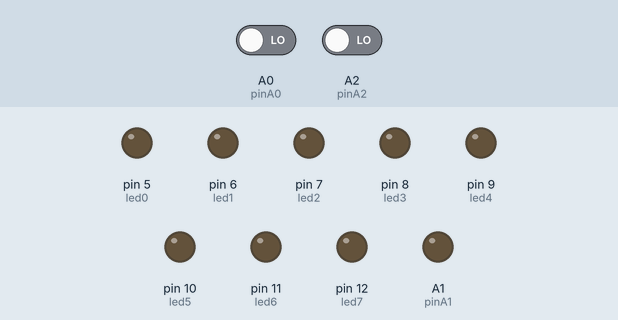
A sketch run on a simulated Arduino Uno, built with avr-gcc and run on an emulated ATmega328P. On the bench: output pins drawn as LEDs (lit = HIGH). Dashed ring = blinking. The test bench sets the inputs (shaded band); at power-on: A0 (pinA0) LOW, A2 (pinA2) LOW.

Above: at 1.2 s.
1.3 s: A0 (pinA0) driven HIGH
At 1.4 s:
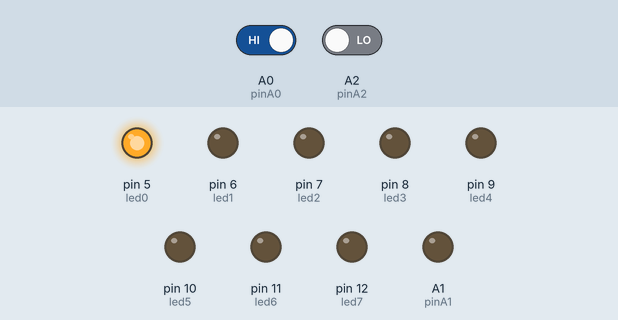
4.3 s: A2 (pinA2) driven HIGH
At 4.6 s:
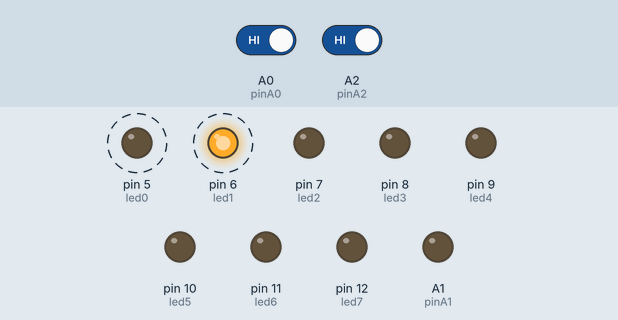
7.3 s: A2 (pinA2) driven LOW
At 7.87 s:
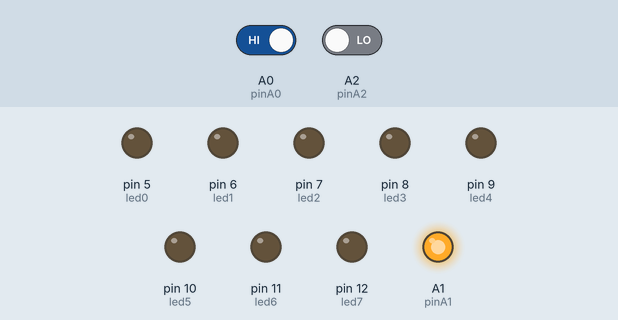
Timing chart, 0 to 10.3 s (numbered marks = the images above; inputs shaded):
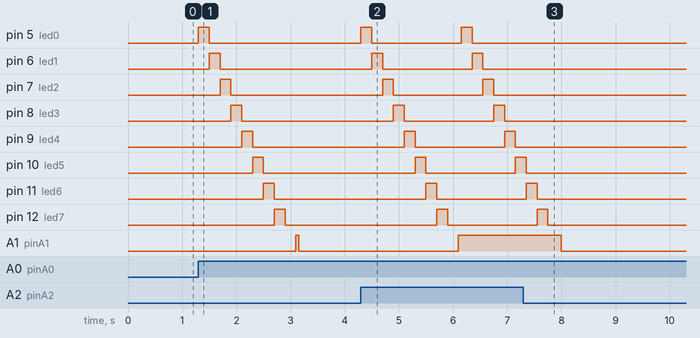

Measured:
- after the input at 1.3 s, pin 5 (led0): LOW → HIGH at once, → LOW 0.20 s later; pin 6 (led1): LOW → HIGH after 0.20 s, → LOW 0.20 s later; pin 7 (led2): LOW → HIGH after 0.40 s, → LOW 0.20 s later; pin 8 (led3): LOW → HIGH after 0.60 s, → LOW 0.20 s later; pin 9 (led4): LOW → HIGH after 0.80 s, → LOW 0.20 s later
- after the input at 4.3 s, pin 5 (led0): alternates HIGH for 0.20 s and LOW for 1.7 s, starting at once; pin 6 (led1): alternates HIGH for 0.20 s and LOW for 1.7 s, starting after 0.20 s
- after the input at 7.3 s, pin 5 (led0), pin 6 (led1), pin 7 (led2), pin 8 (led3), pin 9 (led4): stops changing and stays LOW; pin 10 (led5): goes on until 7.4 s, then stays LOW; pin 11 (led6): goes on until 7.6 s, then stays LOW; pin 12 (led7): goes on until 7.8 s, then stays LOW; A1 (pinA1): HIGH → LOW after 0.70 s

The sketch:

connectar3arduinos.ino
```cpp
/**********************************************************************************
**                                                                               **
**                              Array de 8 LEDs                                  **
**                                                                               **
**                                                                               **
**********************************************************************************/

//********** Includes *************************************************************

//********** Variables ************************************************************
const int led0 = 5;          // donar nom al pin 5 de l’Arduino
const int led1 = 6;          // donar nom al pin 6 de l’Arduino
const int led2 = 7;          // donar nom al pin 7 de l’Arduino
const int led3 = 8;          // donar nom al pin 8 de l’Arduino
const int led4 = 9;          // donar nom al pin 9 de l’Arduino
const int led5 = 10;         // donar nom al pin 10 de l’Arduino
const int led6 = 11;         // donar nom al pin 11 de l’Arduino
const int led7 = 12;         // donar nom al pin 12 de l’Arduino
const int pinA0 = A0;
const int pinA1 = A1;
const int pinA2 = A2;
int comptador = 0;
int valA0;
int valA1;
int valA2;
const long temps=200;


//********** Setup ****************************************************************
void setup()
{
  pinMode(led0, OUTPUT);     // definir el pin 5 com una sortida
  pinMode(led1, OUTPUT);     // definir el pin 6 com una sortida
  pinMode(led2, OUTPUT);     // definir el pin 7 com una sortida
  pinMode(led3, OUTPUT);     // definir el pin 8 com una sortida
  pinMode(led4, OUTPUT);     // definir el pin 9 com una sortida
  pinMode(led5, OUTPUT);     // definir el pin 10 com una sortida
  pinMode(led6, OUTPUT);     // definir el pin 11 com una sortida
  pinMode(led7, OUTPUT);     // definir el pin 12 com una sortida
  pinMode (pinA0, INPUT);
  pinMode (pinA2, INPUT);
  pinMode (pinA1, OUTPUT);

}

//********** Loop *****************************************************************

void loop()
{
  valA0=digitalRead(pinA0);
  valA1=digitalRead(pinA1);
  valA2=digitalRead(pinA2);
  if (valA2==1)
  {
    comptador =0;
    }
    else{}

  if(((valA0==1)||(valA2==1))&&comptador==0){
  comptador++;


  digitalWrite(led0, HIGH);    // posar a 5V el pin 5
  digitalWrite(led1, LOW);    // posar a 5V el pin 6
  digitalWrite(led2, LOW);    // posar a 5V el pin 7
  digitalWrite(led3, LOW);    // posar a 5V el pin 8
  digitalWrite(led4, LOW);    // posar a 5V el pin 9
  digitalWrite(led5, LOW);    // posar a 5V el pin 10
  digitalWrite(led6, LOW);    // posar a 5V el pin 11
  digitalWrite(led7, LOW);    // posar a 5V el pin 12

  delay(temps);                  // es queden leds 500ms encesos

  digitalWrite(led0, LOW);     // posar a 0V el pin 5
  digitalWrite(led1, HIGH);     // posar a 0V el pin 6
  digitalWrite(led2, LOW);     // posar a 0V el pin 7
  digitalWrite(led3, LOW);     // posar a 0V el pin 8
  digitalWrite(led4, LOW);     // posar a 0V el pin 9
  digitalWrite(led5, LOW);     // posar a 0V el pin 10
  digitalWrite(led6, LOW);     // posar a 0V el pin 11
  digitalWrite(led7, LOW);     // posar a 0V el pin 12

  delay(temps);                  // es queden leds 500ms apagats
  digitalWrite(led0, LOW);    // posar a 5V el pin 5
  digitalWrite(led1, LOW);    // posar a 5V el pin 6
  digitalWrite(led2, HIGH);    // posar a 5V el pin 7
  digitalWrite(led3, LOW);    // posar a 5V el pin 8
  digitalWrite(led4, LOW);    // posar a 5V el pin 9
  digitalWrite(led5, LOW);    // posar a 5V el pin 10
  digitalWrite(led6, LOW);    // posar a 5V el pin 11
  digitalWrite(led7, LOW);    // posar a 5V el pin 12
  delay(temps);                  // es queden leds 500ms apagats
  digitalWrite(led0, LOW);    // posar a 5V el pin 5
  digitalWrite(led1, LOW);    // posar a 5V el pin 6
  digitalWrite(led2, LOW);    // posar a 5V el pin 7
  digitalWrite(led3, HIGH);    // posar a 5V el pin 8
  digitalWrite(led4, LOW);    // posar a 5V el pin 9
  digitalWrite(led5, LOW);    // posar a 5V el pin 10
  digitalWrite(led6, LOW);    // posar a 5V el pin 11
  digitalWrite(led7, LOW);    // posar a 5V el pin 12
  delay(temps);                  // es queden leds 500ms apagats
  digitalWrite(led0, LOW);    // posar a 5V el pin 5
  digitalWrite(led1, LOW);    // posar a 5V el pin 6
  digitalWrite(led2, LOW);    // posar a 5V el pin 7
  digitalWrite(led3, LOW);    // posar a 5V el pin 8
  digitalWrite(led4, HIGH);    // posar a 5V el pin 9
  digitalWrite(led5, LOW);    // posar a 5V el pin 10
  digitalWrite(led6, LOW);    // posar a 5V el pin 11
  digitalWrite(led7, LOW);    // posar a 5V el pin 12
  delay(temps);                  // es queden leds 500ms apagats
  digitalWrite(led0, LOW);    // posar a 5V el pin 5
  digitalWrite(led1, LOW);    // posar a 5V el pin 6
  digitalWrite(led2, LOW);    // posar a 5V el pin 7
  digitalWrite(led3, LOW);    // posar a 5V el pin 8
  digitalWrite(led4, LOW);    // posar a 5V el pin 9
  digitalWrite(led5, HIGH);    // posar a 5V el pin 10
  digitalWrite(led6, LOW);    // posar a 5V el pin 11
  digitalWrite(led7, LOW);    // posar a 5V el pin 12
  delay(temps);                  // es queden leds 500ms apagats
  digitalWrite(led0, LOW);    // posar a 5V el pin 5
  digitalWrite(led1, LOW);    // posar a 5V el pin 6
  digitalWrite(led2, LOW);    // posar a 5V el pin 7
  digitalWrite(led3, LOW);    // posar a 5V el pin 8
  digitalWrite(led4, LOW);    // posar a 5V el pin 9
  digitalWrite(led5, LOW);    // posar a 5V el pin 10
  digitalWrite(led6, HIGH);    // posar a 5V el pin 11
  digitalWrite(led7, LOW);    // posar a 5V el pin 12
  delay(temps);                  // es queden leds 500ms apagats
  digitalWrite(led0, LOW);    // posar a 5V el pin 5
  digitalWrite(led1, LOW);    // posar a 5V el pin 6
  digitalWrite(led2, LOW);    // posar a 5V el pin 7
  digitalWrite(led3, LOW);    // posar a 5V el pin 8
  digitalWrite(led4, LOW);    // posar a 5V el pin 9
  digitalWrite(led5, LOW);    // posar a 5V el pin 10
  digitalWrite(led6, LOW);    // posar a 5V el pin 11
  digitalWrite(led7, HIGH);    // posar a 5V el pin 12
  delay(temps);
    digitalWrite(led0, LOW);    // posar a 5V el pin 5
  digitalWrite(led1, LOW);    // posar a 5V el pin 6
  digitalWrite(led2, LOW);    // posar a 5V el pin 7
  digitalWrite(led3, LOW);    // posar a 5V el pin 8
  digitalWrite(led4, LOW);    // posar a 5V el pin 9
  digitalWrite(led5, LOW);    // posar a 5V el pin 10
  digitalWrite(led6, LOW);    // posar a 5V el pin 11
  digitalWrite(led7, LOW);    // posar a 5V el pin 12
  delay(temps);
  digitalWrite(pinA1,HIGH);
  delay(50);
  }
  else{
    digitalWrite(pinA1,0);
    digitalWrite(pinA2,0);
    }
}

//********** Funcions *************************************************************
```
